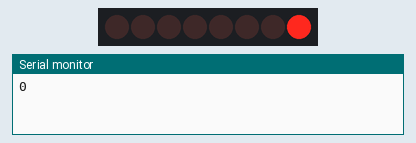
The sketch below on a simulated ESP8266 (NodeMCU). Shown: 8 shift-register outputs drawn as a row of LEDs (first output left, lit = HIGH), the last lines printed to the serial monitor. Wiring (inferred from the names in the program): shift register (74HC595): data D3; shift clock D1; latch D2. Wiring (inferred from the signals the program sends): row of LEDs: on Q0, Q1, Q2, Q3, Q4, Q5, Q6, Q7.

Above: at 0.2 s.
At 1.2 s:
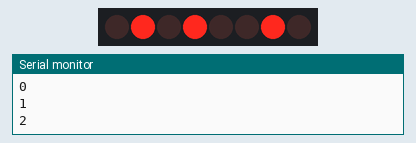
At 1.7 s:
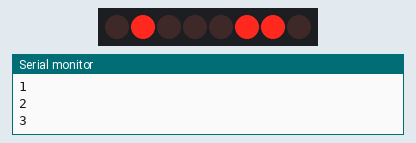
At 2.7 s:
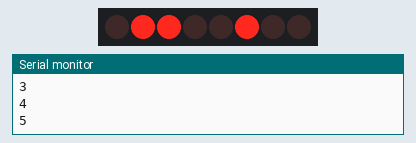
At 4.2 s:
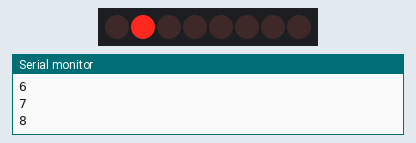
At 5.7 s:
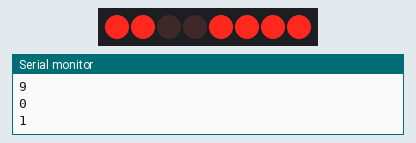
Timing chart, 0 to 6.5 s (numbered marks = the images above):
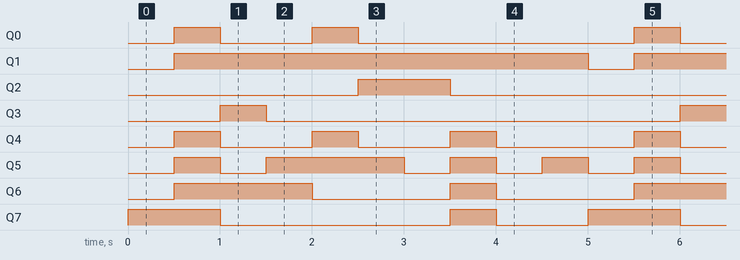

Measured:
- by itself, Q0: repeats every 5.0 s: LOW 1.0 s, HIGH 0.50 s, LOW 3.0 s, HIGH 0.50 s
- by itself, Q1: alternates HIGH for 4.5 s and LOW for 0.50 s
- by itself, Q2: alternates HIGH for 1.0 s and LOW for 4.0 s
- by itself, Q3: alternates HIGH for 0.50 s and LOW for 4.5 s
- by itself, Q4: repeats every 5.0 s: 2 × (LOW 1.0 s, HIGH 0.50 s), LOW 1.5 s, HIGH 0.50 s
- by itself, Q5: repeats every 5.0 s: LOW 0.50 s, HIGH 1.5 s, 3 × (LOW 0.50 s, HIGH 0.50 s)
- by itself, Q6: repeats every 5.0 s: LOW 1.5 s, HIGH 0.50 s, LOW 1.5 s, HIGH 1.5 s
- by itself, Q7: repeats every 5.0 s: LOW 2.5 s, HIGH 0.50 s, LOW 1.0 s, HIGH 1.0 s

The sketch:

segment-display_74hc595_demo-counter.ino
```cpp
#define PIN_SHIFT D1   // connected to SHCP
#define PIN_STORE D2   // connected to STCP
#define PIN_DATA  D3  // connected to DS

const byte numbers[10] = {
  ~0b11111110, // 0
  ~0b00110000, // 1
  ~0b10101101, // 2
  ~0b10111001, // 3
  ~0b00110011, // 4
  ~0b10011011, // 5
  ~0b10011111, // 6
  ~0b10110000, // 7
  ~0b10111111, // 8
  ~0b10111011  // 9
};

void setup()
{
  pinMode(PIN_STORE, OUTPUT);
  pinMode(PIN_SHIFT, OUTPUT);
  pinMode(PIN_DATA, OUTPUT);

  Serial.begin(9600);

}

void loop ()
{
 for(byte i=0; i<sizeof(numbers); i++) {
    digitalWrite(PIN_STORE, LOW);
    shiftOut(PIN_DATA, PIN_SHIFT, LSBFIRST, numbers[i]);
    digitalWrite(PIN_STORE, HIGH);
    Serial.println(i);
    delay(500);
  }
}
```
